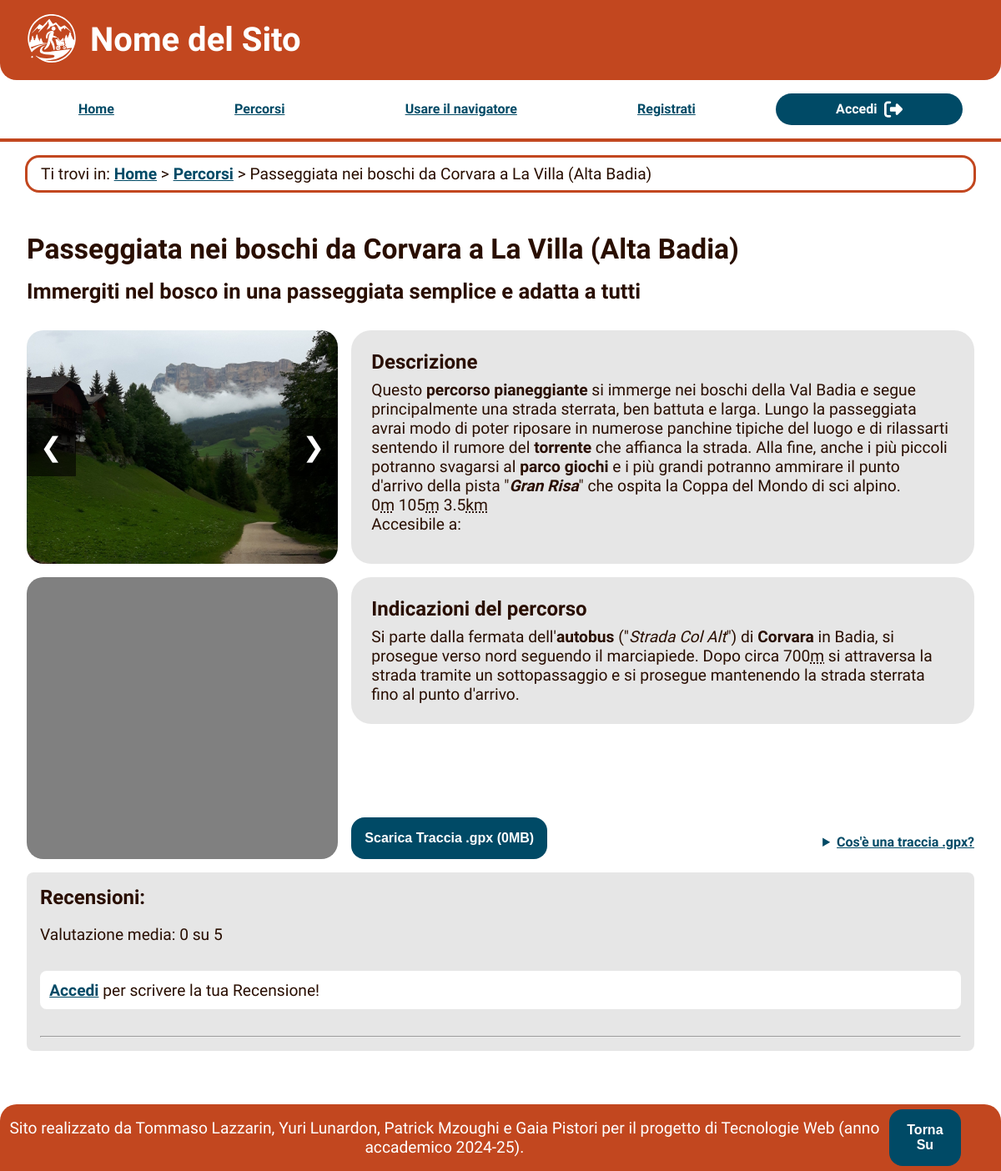
The page /percorso.php?id=2 on the database its author committed.
### tables this page shows
CREATE TABLE `IMMAGINI` (
  `id_immagine` varchar(100) NOT NULL,
  `alt` varchar(200) DEFAULT NULL
);

CREATE TABLE `PERCORSO` (
  `id` int(11) NOT NULL,
  `titolo` text NOT NULL,
  `sottotitolo` text NOT NULL,
  `descrizione` text NOT NULL,
  `indicazioni` text NOT NULL,
  `file_gpx` varchar(50) DEFAULT NULL,
  `dislivello_salita` smallint(6) NOT NULL DEFAULT 0,
  `dislivello_discesa` smallint(6) NOT NULL DEFAULT 0,
  `lunghezza` float UNSIGNED NOT NULL DEFAULT 0,
  `tag_title` text DEFAULT NULL,
  `tag_description` text DEFAULT NULL,
  `tag_keywords` text DEFAULT NULL,
  `map_embed` text NOT NULL
);

### src/DB/database.php (called while the page is built, shortened)
<?php
require_once('response_manager.php');
class Functions extends Constant{
    private $connection;
    public function openConnection():bool{
        $this->connection=new mysqli(parent::DB_ADDR,parent::USERNAME,parent::PASSWORD,parent::DB_NAME);
        $this->connection->set_charset("utf8");
        return true;
    }
      public function get_percorso($id): response_manager {
        $query = "SELECT * FROM PERCORSO where id=?";
        $stmt = $this->connection->prepare($query);
        $result = array();
        if ($stmt === false) {
          return new response_manager($result, $this->connection, "C'è stato un errore");
        } else if ($stmt->bind_param('i', $id) === false) {
          $stmt->close();
          return new response_manager($result, $this->connection, "C'è stato un errore");
        }
        $stmt->execute();
        $tmp = $stmt->get_result();
        $result = array();
        while ($row = $tmp->fetch_assoc()) {
          array_push($result, $row);
        }
        $res = new response_manager($result, $this->connection, "");
        return $res;
      }
      public function get_caratteristiche($id): response_manager {
        $query = "SELECT * FROM `CARATTERISTICA_PERCORSO` WHERE percorso = ?";
        $stmt = $this->connection->prepare($query);
        $result = array();
        if ($stmt === false) {
          return new response_manager($result, $this->connection, "C'è stato un errore");
        } else if ($stmt->bind_param('i', $id) === false) {
          $stmt->close();
          return new response_manager($result, $this->connection, "C'è stato un errore");
        }
        $stmt->execute();
        $tmp = $stmt->get_result();
        $result = array();
        while ($row = $tmp->fetch_assoc()) {
          array_push($result, $row);
        }
        $res = new response_manager($result, $this->connection, "");
        return $res;
      }
      public function get_immagini($id):response_manager{
        $query = "SELECT * FROM `IMMAGINI` WHERE id_immagine LIKE ?";
        $stmt = $this->connection->prepare($query);
        $result = array();
        if ($stmt === false) {
          return new response_manager($result, $this->connection, "C'è stato un errore");
        } else if ($stmt->bind_param('s', $id) === false) {
          $stmt->close();
          return new response_manager($result, $this->connection, "C'è stato un errore");
        }
        $stmt->execute();
        $tmp = $stmt->get_result();
        $result = array();
        while ($row = $tmp->fetch_assoc()) {
          array_push($result, $row);
        }
        $res = new response_manager($result, $this->connection, "");
        return $res;
      }
}

### src/DB/response_manager.php (called while the page is built, shortened)
<?php
class response_manager {
  private $empty = false;
  private $result = array();
  private $errno = 0;
  public function __construct($res, $conn, $mess) {
    $this->result = $res;
    $this->empty = count($res) != 0 ? false : true;
    if ($conn) {
      $this->errno = $conn->errno;
    }
  }
  public function ok(): bool {
    return !$this->empty && !$this->errno;
  }
  public function is_empty(): bool {
    return $this->empty;
  }
  public function get_result(): array {
    return $this->result;
  }
}
?>

### src/grafica.php (called while the page is built, shortened)
<?php
class grafica {
    public static function getPage($page){
        $paginaHTML = file_get_contents($page);
        return $paginaHTML;
    }
}

### src/percorso.php (the view, shortened to what this page needs)
<?php
require_once("DB/database.php");
require_once "grafica.php";
require_once "generate_navbar.php";
$paginaHTML=grafica::getPage("percorso.html");
$caratteristiche_array=array(
    "bambini"=>"<abbr title=\"Adatto ai bambini\">Bambini</abbr>",
    "escursionisti"=>"<abbr title=\"Adatto solo ad utenti esperti\">Escursionisti</abbr>",
    "ipovedente_cieco"=>"<abbr title=\"Adatto alle persone ipovedenti / cieche\">Persone cieche</abbr>",
    "mobilita_ridotta"=>"<abbr title=\"Adatto alle persone con mobilità ridotta\">Persone con bastone</abbr>",
    "passeggini"=>"<abbr title=\"Adatto ai passeggini\">Passeggini</abbr>",
    "sedia_a_rotelle"=>"<abbr title=\"Adatto alle sedie a rotelle\">Sedie a rotelle</abbr>",
    "dislivello_salita"=>"<abbr title=\"Dislivello in salita\">Freccia in su</abbr>",
    "dislivello_discesa"=>"<abbr title=\"Dislivello in discesa\">Freccia in giù </abbr>",
    "lunghezza"=>"<abbr title=\"Lunghezza del percorso\">Percorso</abbr>"
);
$tasti_navbar = generateNavbar($_SESSION);
$id=$_GET["id"];
$connessione=new Functions();
$checkConnection=$connessione->openConnection();
if($checkConnection){
    $queryId=$connessione->get_percorso($id);
    if($queryId->ok() && !$queryId->is_empty())
    {
        $percorso=$queryId->get_result();
        $sottotitolo=$percorso[0]['sottotitolo'];
        $titolo=$percorso[0]['titolo'];
        $descrizione=$percorso[0]['descrizione'];
        $indicazioni=$percorso[0]['indicazioni'];
        $keyword=$percorso[0]['tag_keywords'];
        $tagdescrizione=$percorso[0]['tag_description'];
        $tagtitolo=$percorso[0]['tag_title'];
        $filegpx="./assets/gpx/".strtolower($percorso[0]['file_gpx']);
        $peso=round(filesize($filegpx)*pow(10,-6),2,PHP_ROUND_HALF_UP);
        $mappa_embed=$percorso[0]['map_embed'];
        $descrizione.="<br>".$caratteristiche_array['dislivello_salita']." ".$percorso[0]['dislivello_salita']."<abbr title=\"metri\">m</abbr>   ".$caratteristiche_array['dislivello_discesa']." ".$percorso[0]['dislivello_discesa']."<abbr title=\"metri\">m</abbr>  ".$caratteristiche_array['lunghezza']." ".$percorso[0]['lunghezza']."<abbr title=\"chilometri\">km</abbr>  ";
    }
    $queryCaratteristiche=$connessione->get_caratteristiche($id);
    $Caratteristiche="<p>Accesibile a: ";
    if($queryCaratteristiche->ok() && !$queryCaratteristiche->is_empty())
    {
        foreach($queryCaratteristiche->get_result() as $caratteristica)
        {
            $Caratteristiche.=$caratteristiche_array[$caratteristica['caratteristica']]." ";
        }
        $Caratteristiche.="</p>";
    }
    $Immagini="";
    $stringId=strval($id)."%";
    $queryImg=$connessione->get_immagini($stringId);
    if($queryImg->ok() && !$queryImg->is_empty())
    {
        foreach($queryImg->get_result() as $immagine){
            $Immagini.="<img src=\"./assets/img/percorsi/".$immagine['id_immagine']."\"
                        alt=\"".$immagine['alt']."\"
                        class=\"slide\">";
        }
    }
    if(!isset($_SESSION['Username'])){
        $paginaHTML=str_replace("[miaRecensione]"," <section class=\"recensione\"><p><a href=\"accedi.php\">Accedi</a> per scrivere la tua Recensione!</p></section>",$paginaHTML);
    }
    $Recensioni="";
    $votoMedio=0;
}
else
{
    $_SESSION["error"] = "Impossibile connettersi al sistema";
}
$paginaHTML = str_replace("[tag_titolo]", $tagtitolo, $paginaHTML);
$paginaHTML = str_replace("[tag_keyword]", $keyword, $paginaHTML);
$paginaHTML = str_replace("[tag_descrizione]", $tagdescrizione, $paginaHTML);
$paginaHTML = str_replace("[titolo]", $titolo, $paginaHTML);
$paginaHTML = str_replace("[descrizione]", $descrizione, $paginaHTML);
$paginaHTML = str_replace("[caratteristiche]", $Caratteristiche, $paginaHTML);
$paginaHTML = str_replace("[indicazioni]", $indicazioni, $paginaHTML);
$paginaHTML = str_replace("[sottotitolo]", $sottotitolo, $paginaHTML);
$paginaHTML = str_replace("[recensioni]",$Recensioni,$paginaHTML);
$paginaHTML =str_replace("[file_gpx]",$filegpx,$paginaHTML);
$paginaHTML =str_replace("[immagini]",$Immagini,$paginaHTML);
$paginaHTML =str_replace("[prima_opzione]",$tasti_navbar[0],$paginaHTML);
$paginaHTML =str_replace("[seconda_opzione]",$tasti_navbar[1],$paginaHTML);
$paginaHTML =str_replace("[peso]",$peso,$paginaHTML);
$paginaHTML =str_replace("[media_voti]",$votoMedio,$paginaHTML);
$paginaHTML = str_replace("[mappa]", $mappa_embed, $paginaHTML);
if (isset($_SESSION["success"])) {
    $paginaHTML = str_replace("[alert]", grafica::createAlert("success", $_SESSION["success"]), $paginaHTML);
    unset($_SESSION["success"]);
} else {
    $paginaHTML = str_replace("[alert]", "", $paginaHTML);
}
echo $paginaHTML;
?>

### src/css/style.css (style rules this page uses)
* { padding: 0; margin: 0; box-sizing: border-box; }
h2 { font-size: 2.1em; }
h3 { font-size: 1.6em; }
h4 { font-size: 1.5em; }
p { font-size: 1.2em; }
body { font-family: "Varela Round", sans-serif; font-weight: 400; color: var(--textcolor); display: flex; flex-direction: column; min-height: 100vh; margin-left: auto; margin-right: auto; max-width: 1800px; }
a { color: var(--unvisitedlinkcolor); font-weight:700 }
:root { --headerbgcolor: #C2471F; --footerbgcolor: #C2471F; --visitedlinkcolor: #DD723C; --breadcrumbtextcolor: #C2471F; --unvisitedlinkcolor: #004a66; --textcolor: #290E00; --defaultbgcolor: #FFFFFF; --percorsibgcolor: #E6E6E6; --sfondocard: #E6E6E6; }
header { display: flex; align-items: center; background-color: var(--headerbgcolor); color: white; padding: 1em 2em; border-bottom-left-radius: 20px; border-bottom-right-radius: 20px; }
header .logo { width: 60px; height: auto; margin-right: 1em; }
header h1 { font-size: 2.5em; margin: 0; }
.linkHome { z-index: 99; }
#menu { margin-top: 0em; padding-bottom: 0em; border-bottom: var(--headerbgcolor) 4px solid; }
#menu ul { display: flex; justify-content: space-between; list-style: none; max-width: 1200px; margin: 0 auto; padding: 1em; align-items: center; max-width: 95%; z-index: 99; }
#menu a { padding: 0.5em 3em; }
#breadcrumb { width: 95%; margin: 1em auto; padding: 0.5em 1em; border: 3px solid var(--headerbgcolor); border-radius: 17px; text-align: left; }
#main-percorso { display: grid; grid-template-columns: 1fr 2fr; gap: 1rem; padding: 2rem; margin: 0 auto; }
.carosello { position: relative; max-width: 40rem; overflow: hidden; border-radius: 20px; }
.carosello img { width: 100%; display: none; }
img.slideVisibile { display: block; }
.carosello button { position:absolute; top: 50%; transform:translateY(-50%) ; padding: 1rem; font-size: 2rem; background-color: rgba(0, 0, 0, 0.60); color: white; border: none; cursor: pointer; }
.precedente { left: 0; }
.succesiva { right: 0; }
.nomePercorso { grid-column: 1 / -1; text-align: left; margin-bottom: 0; }
.descrizionePercorso { grid-column: 1 / -1; text-align: left; margin-bottom: 1rem; }
#mappa { background-color: #808080; border-radius: 20px; overflow: hidden; }
#mappa iframe { border: none; width: 100%; height: 100%; }
.descrizione, .indicazioni { padding: 1.5rem; border-radius: 1.5rem; background-color: var(--sfondocard); text-align: left; }
.descrizione h4, .indicazioni h4 { font-weight: 900; text-align: left; margin-bottom: 0.5rem; }
.indicazioni { height: fit-content; }
.indicazioni-wrapper { grid-column: 2 / 3; display: flex; flex-direction: column; gap: 5rem; }
.indicazioni { background-color: var(--sfondocard); padding: 1.5rem; border-radius: 1.5rem; text-align: left; }
.gpx-section { display: flex; justify-content: space-between; align-items: center; gap: 2rem; margin-top: 2rem; }
.button { font-size: 100%; padding: 1rem; border-radius: 1rem; background-color: var(--unvisitedlinkcolor); color: white; font-weight: bold; text-align: center; border: none; cursor: pointer; transition: background-color 0.3s ease; flex-shrink: 0; }
.button a { color: inherit; text-decoration: none; }
details { grid-column: 1 / -1; margin-top: 1rem; }
summary { color: var(--unvisitedlinkcolor); font-weight: bold; cursor: pointer; text-decoration: underline; padding-bottom: 0.5rem; }
.recensioni { grid-column: 1 / -1; display: flex; flex-direction: column; padding: 1em; background-color: var(--percorsibgcolor); width: 100%; align-self: center; border-radius: 0.5rem; margin-bottom: 2em; }
.recensione { padding: 0.7em; background-color: var(--defaultbgcolor); margin-top: 2em; margin-bottom: 2em; border-radius: 0.5rem; }
.valutazione { margin-top: 1em; }
footer { background-color: var(--footerbgcolor); min-height: 2em; border-top-left-radius: 20px; border-top-right-radius: 20px; margin-top: auto; display: flex; flex-direction: row-reverse; }
footer a { margin-top: 0.5%; margin-bottom: 0.5%; margin-right: 3em; }
footer p { text-align: center; margin: auto; color: white; }

### rows shown on the page
immagini: id_immagine (picture)
percorso: dislivello_salita "0", dislivello_discesa "105", lunghezza "3.5"
